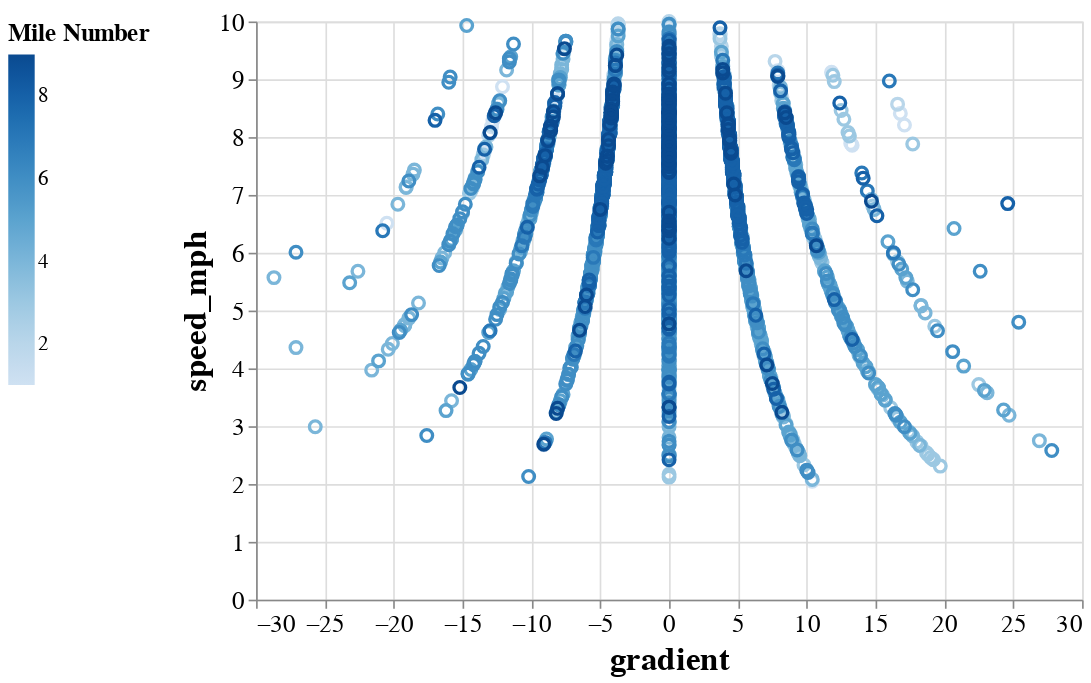

This figure's notebook cell:
### Code cell
import altair as alt
alt.data_transformers.disable_max_rows()

selection = alt.selection_multi(fields=['mile_number'])


scatter = alt.Chart(moving_analysis).mark_point(size=50).encode(
    alt.X("gradient"),
    alt.Y("speed_mph"),
    alt.Color("mile_number",
                legend = alt.Legend(
                    title = "Mile Number",
                    orient = 'left',
                    titleFontSize=15,
                    labelFontSize=13)
                ),
    opacity = alt.condition(selection, alt.value(1),alt.value(0))
).properties(
    height=350, width=500
).configure_axis(
    titleFontSize=20,
    labelFontSize=15
).add_selection(
    selection
)

scatter

### Figure 1 — Vega-Lite specification as saved in the notebook (floating-point values rounded to 4 significant figures; data arrays with more than 128 entries replaced by an {"elided": "..."} marker saying what was removed)
{"config": {"view": {"continuousWidth": 400, "continuousHeight": 300}, "axis": {"labelFontSize": 15, "titleFontSize": 20}}, "data": {"name": "data-cca1b8092975e3502a1ddc01e5047f32"}, "mark": {"type": "point", "size": 50}, "encoding": {"color": {"field": "mile_number", "legend": {"labelFontSize": 13, "orient": "left", "title": "Mile Number", "titleFontSize": 15}, "type": "quantitative"}, "opacity": {"condition": {"value": 1, "selection": "selector001"}, "value": 0}, "x": {"field": "gradient", "type": "quantitative"}, "y": {"field": "speed_mph", "type": "quantitative"}}, "height": 350, "selection": {"selector001": {"type": "multi", "fields": ["mile_number"]}}, "width": 500, "$schema": "https://vega.github.io/schema/vega-lite/v4.17.0.json", "datasets": {"data-cca1b8092975e3502a1ddc01e5047f32": {"elided": "4259 records"}}}
